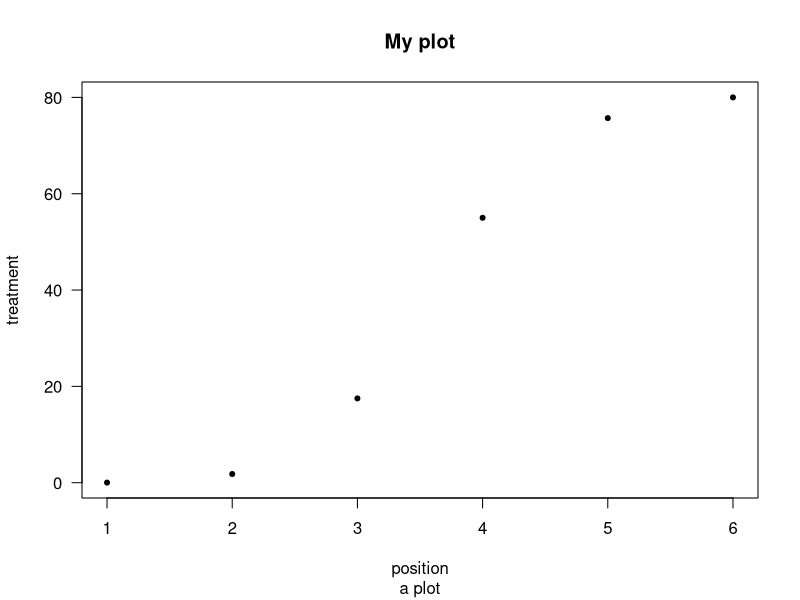
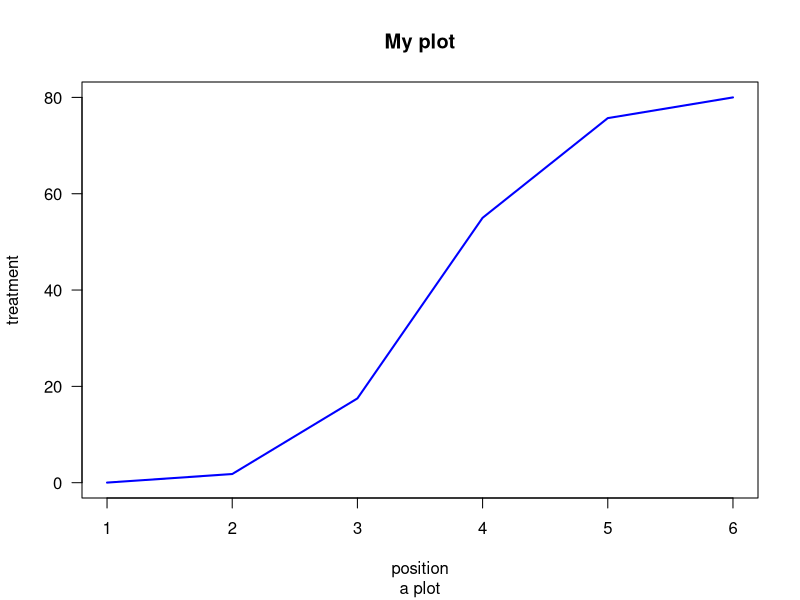
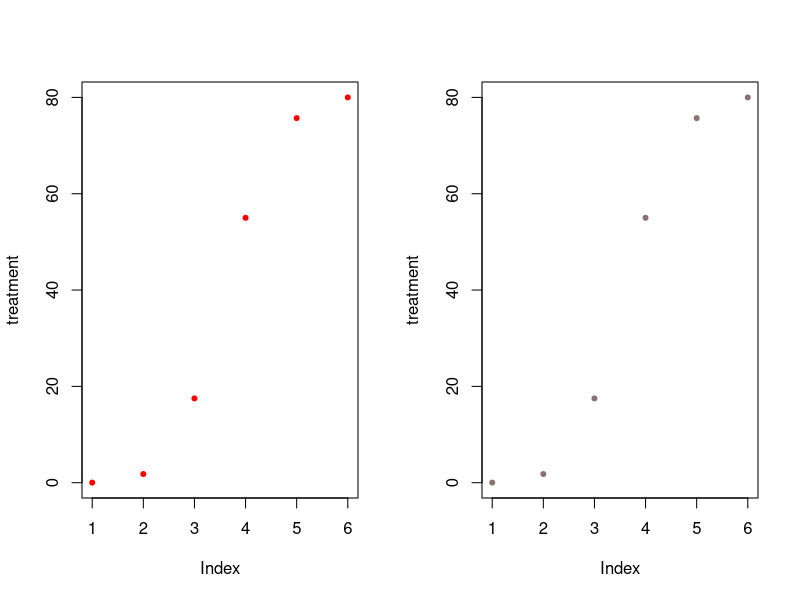
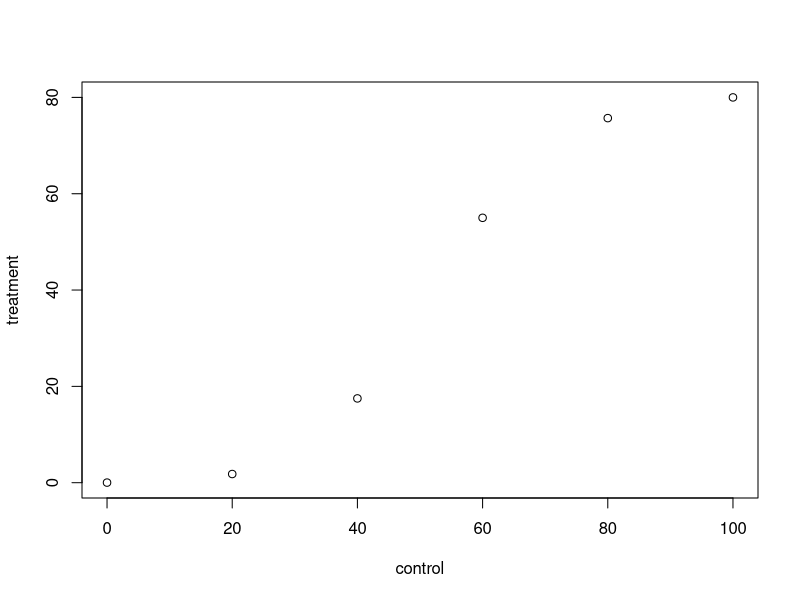
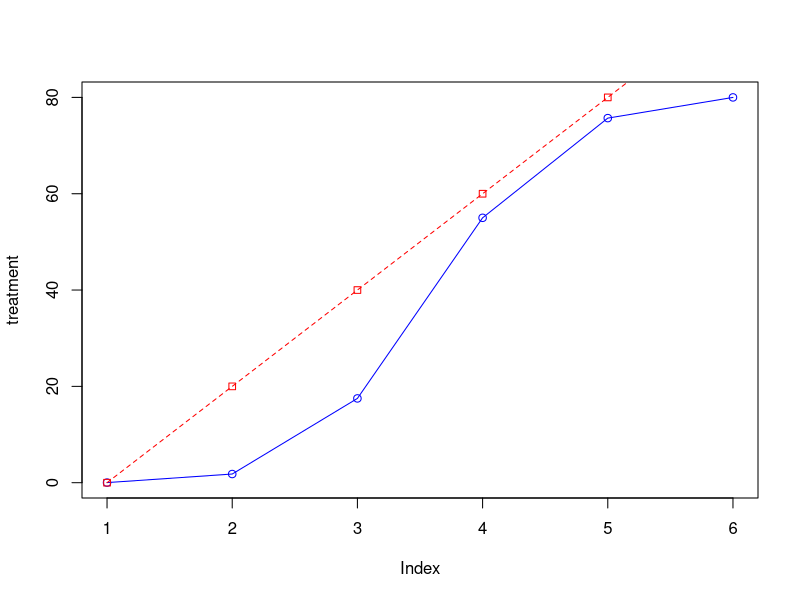
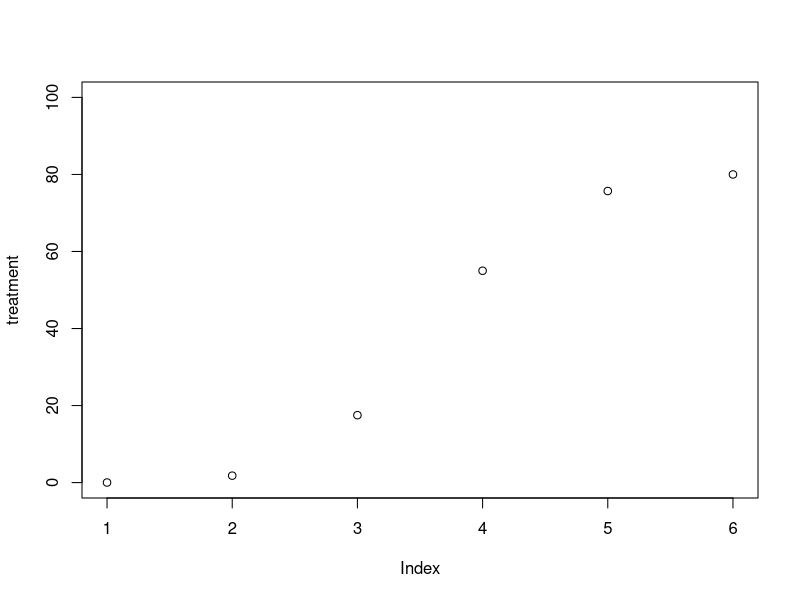
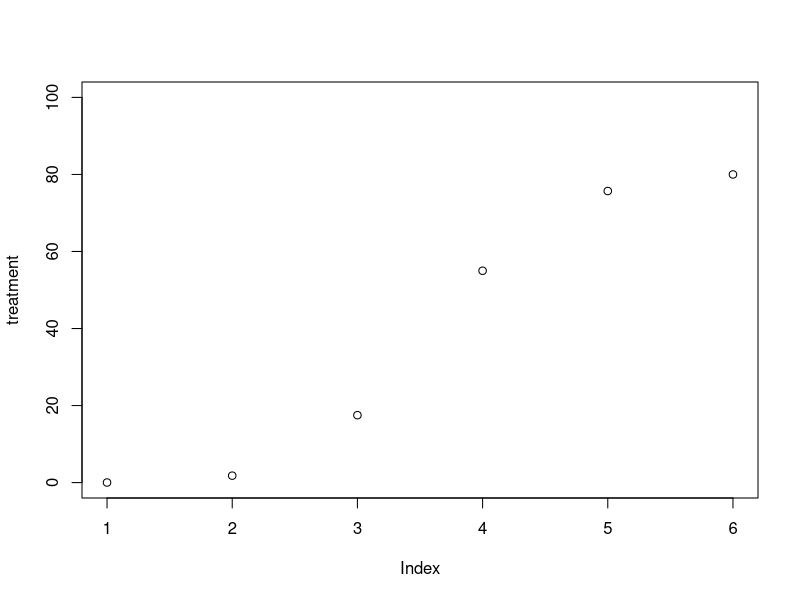
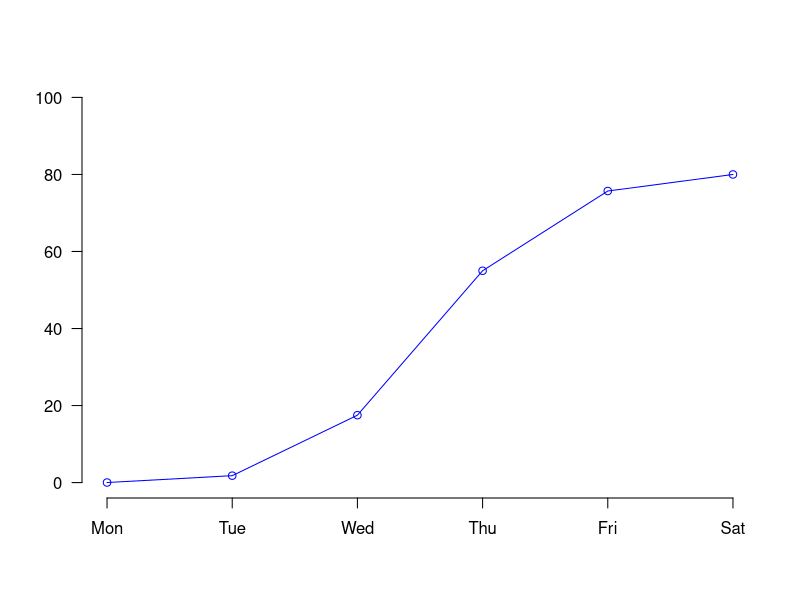

R code for these plots, in order:
##########################
####### Graphics_1015 ####
##########################

# 0.0 data
treatment <- c(0.02,1.8, 17.5, 55,75.7, 80)

#1.1 plot dot
plot(treatment,  main = "My plot", sub = "a plot", type = 'p',#'p'dot #'o'dot+line type = 'p',
     xlab = "position", ylab = "treatment", #label name
     las=1,    #[las]x-label argument:1-lining,2-horizontal
     pch=20, cex=1 #[pch] point shape [cex] point size
      ) 

#1.2 plot line
plot(treatment,  main = "My plot", sub = "a plot", #'p'dot #'o'dot+line type = 'p',
     xlab = "position", ylab = "treatment", #label name
     las=1,    #[las]x-label argument:1-lining,2-horizontal
     type="l", lty=1, lwd=2, #[lty] line shape [lwd] line weight
     col="blue"
     )

#2.0 [par] multiplot in same windows
par(mfrow = c(1,2))
plot(treatment, type="p", cex=1, pch=20, col="Red")
plot(treatment, type="p", cex=1, pch=20, col='#87736f')
dev.off()  #terminated

#2.1 [lines] multiple treatment in one fig
treatment <- c(0.02, 1.8, 17.5, 55,75.7, 80)
control <- c(0, 20, 40, 60, 80, 100)
plot(control,treatment)
       #---> no function
treatment <- c(0.02, 1.8, 17.5, 55,75.7, 80)
control <- c(0, 20, 40, 60, 80, 100)
plot(treatment, type="o", col= "blue")
lines(control, type="o", pch=22, lty=2, col="red")

#2.2 [range] limit range
#(1)
g_range <- range(0, treatment, control)
g_range
plot(treatment, ylim=g_range)
#(2)
plot(treatment, ylim=c(0,100))

#2.3 [FALSE] comstome x/y lable
plot(treatment, type="o", col="blue", ylim=g_range, axes=FALSE, ann=FALSE)
axis(side=1, at=1:6, lab=c("Mon","Tue","Wed","Thu","Fri","Sat"))
axis(2, las=1, at=seq(0,g_range[2],by=20))

#2.4 [box] freming plot
plot(treatment, type="o", col="blue", ylim=g_range, axes=FALSE, ann=FALSE)
axis(side=1, at=1:6, lab=c("Mon","Tue","Wed","Thu","Fri","Sat"))
axis(2, las=1, at=seq(0,g_range[2],by=20))
box() #

#2.5 [legend] 
legend("topleft",legend=c("treatment","control"), col=c("blue","red"), pch=21:22, lty=1:2) 

#3.1 [hist] histograms
hist(treatment, col="lightblue", ylim=c(0,5),cex.main=0.8) #[cex.main] main size

#4.1 [dotchart] dotchart
data<-data.frame(treatment, control)
row.names(data)<-c("Mon","Tue","Wed","Thu","Fri","Sat")
data
t(data) #[t()] rotation table
dotchart(as.matrix(t(data)))

#5.1 [boxplot] box plot
?ToothGrowth
xaxs='i'#remove margion

getwd()


##########################
####### Practice 4.1 ####
##########################

# iris dataset
data("iris")
iris
# look all graphy
pairs (iris[1:4])
?pairs

# plot
plot(iris$Petal.Length, iris$Petal.Width,
     xlab = "Petal length(cm)",
     ylab = "Petal width(cm)",
     main = "Petal Length vs. Petal Width",
     col = c("black", "red", "green")[as.numeric(iris$Species)],
     pch = c(1, 2, 3)[as.numeric(iris$Species)],
     cex = 0.5,
     axes = FALSE ,)
box()

# range in x/y lable
x_range <- range(iris$Petal.Length)
y_range <- range(iris$Petal.Width)

# re-draw axis
axis(1, at = seq(floor(x_range[1]), ceiling(x_range[2]), by = 1), cex.axis = 0.8)
axis(2, at = seq(floor(y_range[1]), ceiling(y_range[2]), by = 0.5), cex.axis = 0.8) 


# legend lable
legend("topleft",legend=c("setosa", "versicolor", "virginica"), 
       col=c("black", "red","green"), 
       pch=1:3, cex = 0.5) 

# r.squared line
model <- lm(Petal.Width ~ Petal.Length, data = iris)
r2_value <- summary(model)$r.squared
abline(model, col = "black", lwd = 1)
text(5.5, 0.5, label = paste("R =", round(r2_value, 2)), col = "black", cex=0.7) 

# pdf 
postscript(file = "control.ps")
plot(control)
dev.off()









